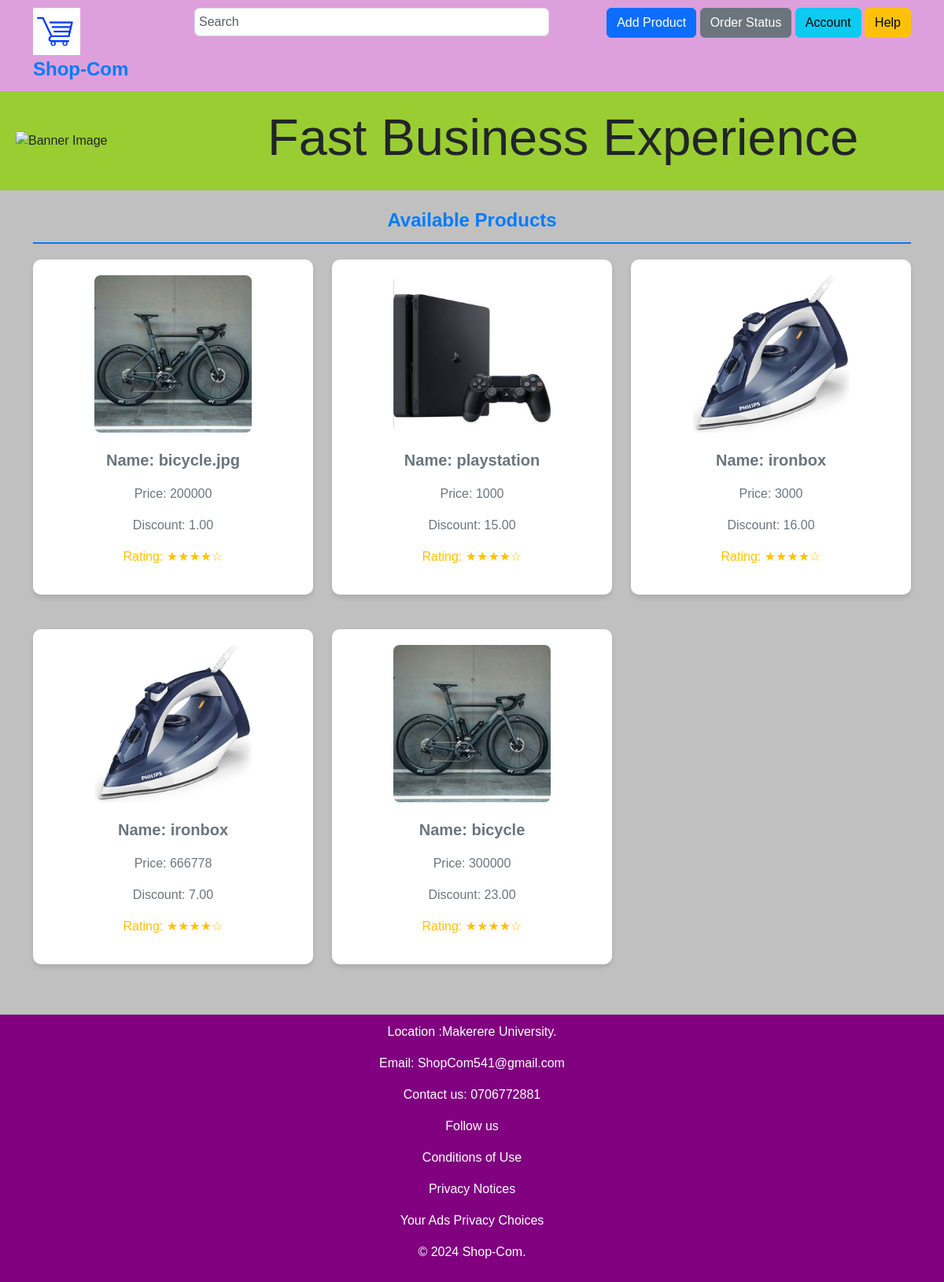
Page /homepage/ on the committed database.
### homepage/models.py (models this page shows)
class Add_Product(models.Model):
    category = models.CharField(max_length=200)
    productImage = models.ImageField(upload_to="product_imgs/")
    productName = models.CharField(max_length=20)
    price = models.PositiveIntegerField()
    discount = models.DecimalField(max_digits=5, decimal_places=2)
    description =  models.CharField(max_length=200)

### homepage/views.py (the view)
# urls.py: path('homepage/',include('homepage.urls')),
def homepage(request):
    return render(request,"homepage/index.html",{
      "products": Add_Product.objects.all()
    })

### homepage/templates/homepage/index.html (shortened to what this page needs)
{% load static %}
<!DOCTYPE html>
<html lang="en">
<head>
    <link rel="stylesheet" href="https://cdn.jsdelivr.net/npm/bootstrap@5.3.0/dist/css/bootstrap.min.css">
    <link rel="stylesheet" , href="{% static 'styles.css' %}" >
</head>
<body>
    <div class="header">
        <div class="container">
            <div class="row">
                <div class="col-md-2">
                  <div class="logo">
                    <img src="{% static 'images/ecomm icon.png' %}" alt="" height="60px" width="60px">
                  </div>
                    <div class="logo">Shop-Com</div>
                </div>
                <div class="col-md-5">
                    <input type="text" placeholder="Search" class="search-bar form-control">
                </div>
                <div class="col-md-5 text-end">
                    <a href="{% url 'addproduct' %}"><button class="btn btn-primary">Add Product</button></a>
                    <a href="{% url 'orderstatus' %}"><button class="btn btn-secondary">Order Status</button></a>
                    <a href="{% url 'My_account' %}"><button class="btn btn-info">Account</button></a>
                    <a href="{% url 'help' %}"><button class="btn btn-warning">Help</button></a>
                </div>
            </div>
        </div>
    </div>
    <div class="banner-container">
        <img src="{% static 'images/hero-1.png' %}" alt="Banner Image" class="img-fluid" width="300px">
        <h1 class="big-heading">Fast Business Experience</h1>
    </div>
    <div class="products-container">
        <div class="container">
            <div class="products-header">Available Products</div>
            <div class="row">
                {% for product in products %}
                <div class="col-md-4 mb-4">
                    <section class="product-section">
                        <img src="{{ product.productImage.url }}" alt="{{ product.productName }}" class="img-fluid product-img">
                        <div class="product-details">
                            <p class="fw-bold fs-5">Name: {{ product.productName }}</p>
                            <p class="fs-6">Price: {{ product.price }}</p>
                            <p class="fs-6">Discount: {{ product.discount }}</p>
                            <p class="fs-6 rating-stars">Rating: ★★★★☆</p>
                        </div>
                    </section>
                </div>
                {% endfor %}
            </div>
        </div>
    </div>
    <footer>
        <div class="container">
            <p>Location :Makerere University. </p>
            <P>Email: ShopCom541@gmail.com</P>
            <p>Contact us: 0706772881</p>
            <p>Follow us</p>
            <p>Conditions of Use</p>
            <P>Privacy Notices</P>
            <P>Your Ads Privacy Choices</P>
            <P>© 2024 Shop-Com.</P>
        </div>
    </footer>
</body>
</html>

### homepage/static/styles.css (style rules this page uses)
body { background-color: #f8f9fa; font-family: Arial, 'Lucida Sans', Georgia, 'Comic Sans MS', sans-serif; }
.header { background-color: plum; padding: 10px; box-shadow: 0 4px 6px #0000001a; }
.logo { font-size: 24px; color: #007bff; font-weight: bold; }
.search-bar { flex-grow: 1; margin: 0 15px; padding: 5px; }
.products-container { padding: 20px; background-color:silver; }
.products-header { text-align: center; margin-bottom: 20px; font-size: 24px; font-weight: bold; color: #007bff; border-bottom: 2px solid #007bff; padding-bottom: 10px; }
.product-section { text-align: center; margin-bottom: 20px; box-shadow: 0 4px 6px rgba(0,0,0,0.1); padding: 20px; border-radius: 10px; background-color: #ffffff; }
.product-details { margin-top: 10px; color: #6c757d; }
.product-img { width: 200px; height: 200px; border-radius: 8px; margin-bottom: 10px; }
.rating-stars { color: #ffc107; }
footer { background-color: purple; color: white; padding: 10px; text-align: center; clear: both; }
.banner-container { background-color:yellowgreen; padding: 20px; }
.banner-container { display: flex; align-items: center; }
.big-heading { font-size: 65px; margin-left: 20px; }

### rows in the picture
Add_Product: productImage (picture), productName "bicycle.jpg", price "200000", discount "1.00"
Add_Product: productImage (picture), productName "playstation", price "1000", discount "15.00"
Add_Product: productImage (picture), productName "ironbox", price "3000", discount "16.00"
Add_Product: productImage (picture), productName "ironbox", price "666778", discount "7.00"
Add_Product: productImage (picture), productName "bicycle", price "300000", discount "23.00"
